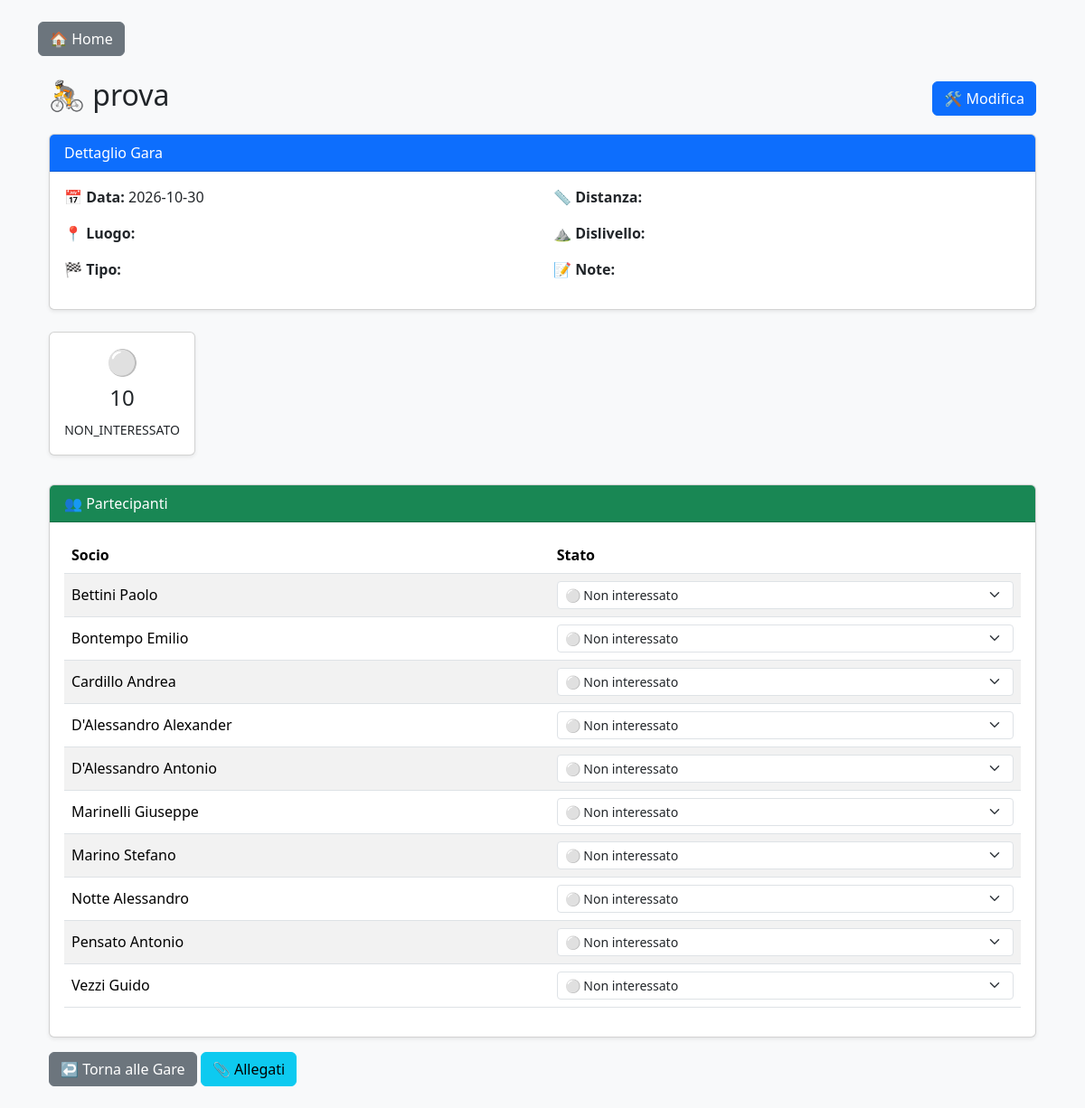
Page /gare/24 (signed in) on the committed database.
### tables this page shows
CREATE TABLE gare (
    id INTEGER PRIMARY KEY AUTOINCREMENT,
    nome TEXT,
    luogo TEXT,
    data TEXT,
    tipologia TEXT,
    distanza TEXT,
    dislivello TEXT,
    descrizione TEXT
, circuito TEXT);

CREATE TABLE partecipazioni (
    id INTEGER PRIMARY KEY AUTOINCREMENT,
    gara_id INTEGER,
    socio_id INTEGER,
    stato TEXT
);

CREATE TABLE "soci" (
	"id"	INTEGER,
	"nome"	TEXT,
	"cognome"	TEXT,
	"telefono"	TEXT,
	"email"	TEXT,
	"categoria"	TEXT,
	"note"	TEXT,
	PRIMARY KEY("id" AUTOINCREMENT)
);

### app.py (the view)
@app.route("/gare/<int:gara_id>")
@login_required
def dettaglio_gara(gara_id):
    conn = get_connection()
    cursor = conn.cursor()
    cursor.execute("""
        SELECT *
        FROM gare
        WHERE id=?
    """, (gara_id,))
    gara = cursor.fetchone()
    cursor.execute("""
        SELECT
            s.id as socio_id,
            s.nome,
            s.cognome,
            p.id as id,
            COALESCE(p.stato,'NON_INTERESSATO') as stato
        FROM soci s
        LEFT JOIN partecipazioni p
            ON s.id = p.socio_id
            AND p.gara_id = ?
        ORDER BY s.cognome, s.nome
    """, (gara_id,))
    partecipanti = cursor.fetchall()
    cursor.execute("""
        SELECT stato, COUNT(*) as totale
        FROM partecipazioni
        WHERE gara_id=?
        GROUP BY stato
    """, (gara_id,))
    conteggi = cursor.fetchall()
    conn.close()
    return render_template(
        "dettaglio_gara.html",
        gara=gara,
        partecipanti=partecipanti,
        conteggi=conteggi
    )

### app.py (called while the page is built)
def login_required(f):
    @wraps(f)
    def decorated_function(*args, **kwargs):
        if "utente_id" not in session:
            return redirect("/login")
        return f(*args, **kwargs)
    return decorated_function

### database.py (called while the page is built)
def get_connection():
    database_url = os.getenv("DATABASE_URL")
    if database_url:
        return _connect(database_url)
    conn = sqlite3.connect(DB_PATH)
    conn.row_factory = sqlite3.Row
    return conn

### templates/dettaglio_gara.html (shortened to what this page needs)
{% extends "base.html" %}
{% block content %}
<div class="container mt-4">
    <div class="d-flex justify-content-between align-items-center mb-3">
        <h2>
            🚴 {{ gara['nome'] }}
        </h2>
        <a href="{{ url_for('modifica_gara', id=gara['id']) }}"
           class="btn btn-primary">
            🛠️ Modifica
        </a>
    </div>
    <div class="card shadow-sm mb-4">
        <div class="card-header bg-primary text-white">
            Dettaglio Gara
        </div>
        <div class="card-body">
            <div class="row">
                <div class="col-md-6">
                    <p><strong>📅 Data:</strong> {{ gara['data'] }}</p>
                    <p><strong>📍 Luogo:</strong> {{ gara['luogo'] }}</p>
                    <p><strong>🏁 Tipo:</strong> {{ gara['tipo'] }}</p>
                </div>
                <div class="col-md-6">
                    <p><strong>📏 Distanza:</strong> {{ gara['distanza'] }}</p>
                    <p><strong>⛰️ Dislivello:</strong> {{ gara['dislivello'] }}</p>
                    <p><strong>📝 Note:</strong> {{ gara['note'] }}</p>
                </div>
            </div>
        </div>
    </div>
<div class="row mb-4">
    {% for c in conteggi %}
    <div class="col-md-2 mb-2">
        <div class="card text-center shadow-sm">
            <div class="card-body">
                {% if c['stato'] == 'NON_INTERESSATO' %}
                    <h3 class="text-secondary">⚪</h3>
                {% elif c['stato'] == 'INTERESSATO' %}
                    <h3 class="text-warning">🟡</h3>
                {% elif c['stato'] == 'CONFERMATO' %}
                    <h3 class="text-success">🟢</h3>
                {% elif c['stato'] == 'PARTECIPATO' %}
                    <h3 class="text-primary">🏆</h3>
                {% elif c['stato'] == 'ASSENTE' %}
                    <h3 class="text-danger">❌</h3>
                {% else %}
                    <h3>❓</h3>
                {% endif %}
                <h4>{{ c['totale'] }}</h4>
                <small>{{ c['stato'] }}</small>
            </div>
        </div>
    </div>
    {% endfor %}
</div>
<div class="card shadow-sm">
    <div class="card-header bg-success text-white">
        👥 Partecipanti
    </div>
    <div class="card-body">
        {% if partecipanti %}
        <table class="table table-striped align-middle">
            <thead>
                <tr>
                    <th>Socio</th>
                    <th>Stato</th>
                </tr>
            </thead>
            <tbody>
            {% for p in partecipanti %}
            <tr>
                <td>
                    {{ p['cognome'] }} {{ p['nome'] }}
                </td>
                <td>
                    <form method="POST"
                          action="{{ url_for('aggiorna_stato_partecipazione') }}"
                            name=""partecipazione_id"
                            value="{{ p['id'] }}">
                        <select name="stato"
                            class="form-select form-select-sm"
                            onchange="this.form.submit()">
                            <option value="NON_INTERESSATO"
                                {% if p['stato']=='NON_INTERESSATO' %}selected{% endif %}>
                                ⚪ Non interessato
                            </option>
                        </select>
                    </form>
                </td>
            </tr>
            {% endfor %}
            </tbody>
        </table>
        {% else %}
            <div class="alert alert-info">
                Nessuna partecipazione registrata.
            </div>
        {% endif %}
    </div>
</div>
<div class="mt-3">
    <a href="{{ url_for('gare') }}" class="btn btn-secondary">
       ↩️ Torna alle Gare
    </a>
    <a href="{{ url_for('allegati_gara', gara_id=gara['id']) }}" class="btn btn-info">
        📎 Allegati
    </a>
</div>
</div>
{% endblock %}

### rows in the picture
gare: nome "prova", data "2026-10-30"
partecipazioni: totale "10", stato "NON_INTERESSATO"
soci: cognome "Bettini", nome "Paolo", {{ p['id'] }} 37 (drawn)
soci: cognome "Bontempo", nome "Emilio", {{ p['id'] }} 32 (drawn)
soci: cognome "Cardillo", nome "Andrea", {{ p['id'] }} 39 (drawn)
soci: cognome "D'Alessandro", nome "Alexander", {{ p['id'] }} 34 (drawn)
soci: cognome "D'Alessandro", nome "Antonio", {{ p['id'] }} 33 (drawn)
soci: cognome "Marinelli", nome "Giuseppe", {{ p['id'] }} 36 (drawn)
soci: cognome "Marino", nome "Stefano", {{ p['id'] }} 41 (drawn)
soci: cognome "Notte", nome "Alessandro", {{ p['id'] }} 40 (drawn)
soci: cognome "Pensato", nome "Antonio", {{ p['id'] }} 35 (drawn)
soci: cognome "Vezzi", nome "Guido", {{ p['id'] }} 38 (drawn)
